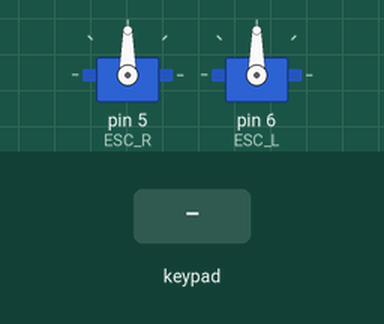
The sketch below on a simulated Arduino Uno, built with avr-gcc and run on an emulated ATmega328P. Shown: 2 × servo. The test bench sets the inputs (shaded band). What the sketch prints to the serial monitor is not drawn.

Above: at 6.2 s.
6.3 s: key 'U' pressed
At 6.51 s:
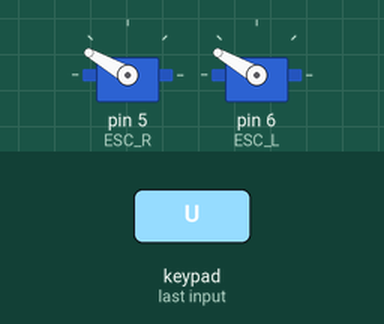
8.2 s: key 'D' pressed
At 8.43 s:
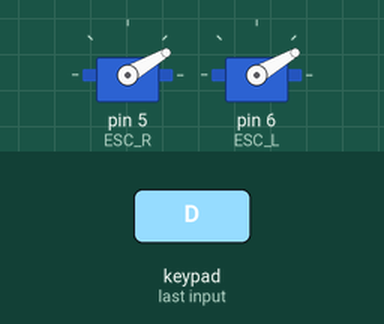
10.1 s: key 'L' pressed
At 10.3 s:
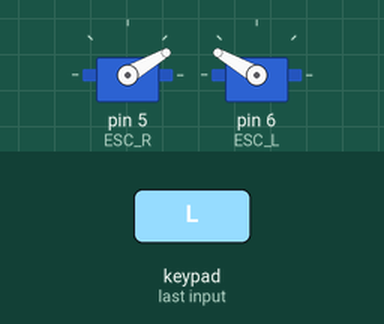
12.0 s: key 'R' pressed
At 12.22 s:
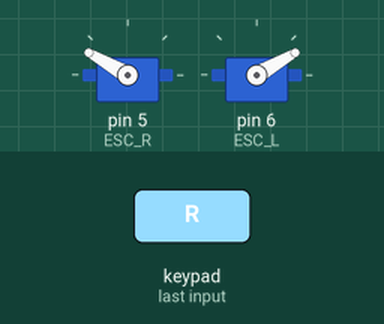
Timing chart, 0 to 14.9 s (numbered marks = the images above; inputs shaded):
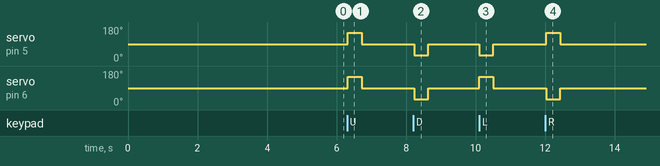

The sketch:

pwd_control.ino
```cpp
#include <Servo.h>
#include<PS2X_lib.h>

Servo ESC_R, ESC_L;

PS2X psx;
void setup() {
 Serial.begin(9600);
 psx.config_gamepad(A3,A1,A2,A0,false,false); //setup pins and settings:  GamePad(clock, command, attention, data, Pressures?, Rumble?) check for error
 ESC_R.attach(5, 1000, 2000);
 ESC_L.attach(6, 1000, 2000);
 ESC_R.write(90);
 ESC_L.write(90);
 delay(5000);
}

void loop() {
 psx.read_gamepad();
 if (psx.Button(PSB_PAD_RIGHT)) {
   ESC_R.write(150);
   ESC_L.write(30);
 }
 else if (psx.Button(PSB_PAD_LEFT)) {
   ESC_R.write(30);
   ESC_L.write(150);
 }
 else if (psx.Button(PSB_PAD_UP)) {
   ESC_R.write(150);
   ESC_L.write(150);
 }
 else if (psx.Button(PSB_PAD_DOWN)) {
   ESC_R.write(30);
   ESC_L.write(30);
 }

 else {
   Serial.println("Nothing...");
   ESC_R.write(90);
   ESC_L.write(90);
 }
 delay(50);
}
```

Measured:
- after the input at 6.3 s, servo on pin 5 (ESC_R), servo on pin 6 (ESC_L): 90° → 150° at once, → 90° 0.40 s later
- after the input at 8.2 s, servo on pin 5 (ESC_R), servo on pin 6 (ESC_L): 90° → 30° at once, → 90° 0.40 s later
- after the input at 10.1 s, servo on pin 5 (ESC_R): 90° → 30° at once, → 90° 0.40 s later; servo on pin 6 (ESC_L): 90° → 150° at once, → 90° 0.40 s later
- after the input at 12.0 s, servo on pin 5 (ESC_R): 90° → 150° at once, → 90° 0.40 s later; servo on pin 6 (ESC_L): 90° → 30° at once, → 90° 0.40 s later
